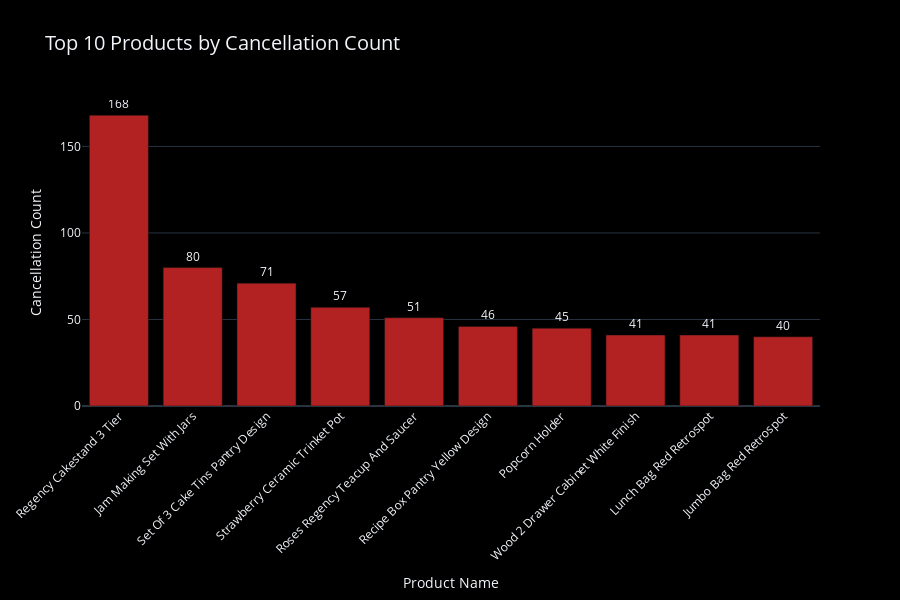

Write notebook code for a chart like this one.
### Markdown cell above
#### Top 10 Products by Cancellation Count :

### Code cell
# Group by ProductName to count cancellations
cancellation_by_product = cancellations.groupby('ProductName').size().reset_index(name='CancellationCount')

# Get the top 10 products with the highest cancellations
top_products_by_cancellations = cancellation_by_product.sort_values(by='CancellationCount', ascending=False).head(10)

# Create a bar chart with a red color theme
fig = px.bar(
    top_products_by_cancellations,
    x='ProductName',
    y='CancellationCount',
    text='CancellationCount',  # Display cancellation values
    title="Top 10 Products by Cancellation Count",
    labels={'ProductName': 'Product Name', 'CancellationCount': 'Cancellation Count'},
    color_discrete_sequence=['#B22222'],  # Deep red color for cancellations
    template="plotly_dark"  # Dark theme for contrast
)

# Update layout for better visualization
fig.update_traces(
    texttemplate='%{text}', 
    textposition='outside'
)

fig.update_layout(
    xaxis_title="Product Name",
    yaxis_title="Cancellation Count",
    xaxis_tickangle=-45,
    width=900,
    height=600,
    title_font=dict(size=20),
    plot_bgcolor='black',  # Ensure dark background
    paper_bgcolor='black'
)

# Show the plot
fig.show()

### Figure 1 — Plotly figure (JSON) as saved in the notebook; plotly's stock layout.template omitted (floating-point values rounded to 4 significant figures)
{"data": [{"alignmentgroup": "True", "hovertemplate": "Product Name=%{x}<br>Cancellation Count=%{text}<extra></extra>", "legendgroup": "", "marker": {"color": "#B22222", "pattern": {"shape": ""}}, "name": "", "offsetgroup": "", "orientation": "v", "showlegend": false, "text": [168, 80, 71, 57, 51, 46, 45, 41, 41, 40], "textposition": "outside", "texttemplate": "%{text}", "type": "bar", "x": ["Regency Cakestand 3 Tier", "Jam Making Set With Jars", "Set Of 3 Cake Tins Pantry Design", "Strawberry Ceramic Trinket Pot", "Roses Regency Teacup And Saucer", "Recipe Box Pantry Yellow Design", "Popcorn Holder", "Wood 2 Drawer Cabinet White Finish", "Lunch Bag Red Retrospot", "Jumbo Bag Red Retrospot"], "xaxis": "x", "y": [168, 80, 71, 57, 51, 46, 45, 41, 41, 40], "yaxis": "y"}], "layout": {"barmode": "relative", "height": 600, "legend": {"tracegroupgap": 0}, "paper_bgcolor": "black", "plot_bgcolor": "black", "title": {"font": {"size": 20}, "text": "Top 10 Products by Cancellation Count"}, "width": 900, "xaxis": {"anchor": "y", "domain": [0, 1], "tickangle": -45, "title": {"text": "Product Name"}}, "yaxis": {"anchor": "x", "domain": [0, 1], "title": {"text": "Cancellation Count"}}}}
